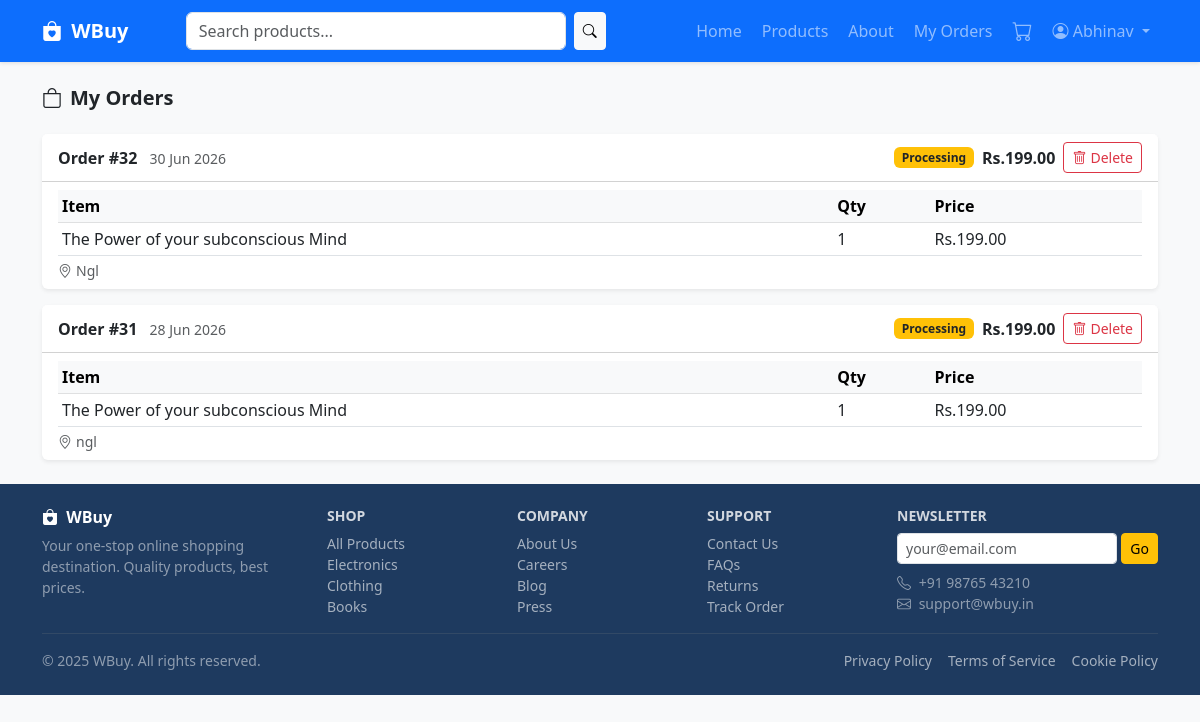
The page /orders/ (signed in) on the database as committed earlier.
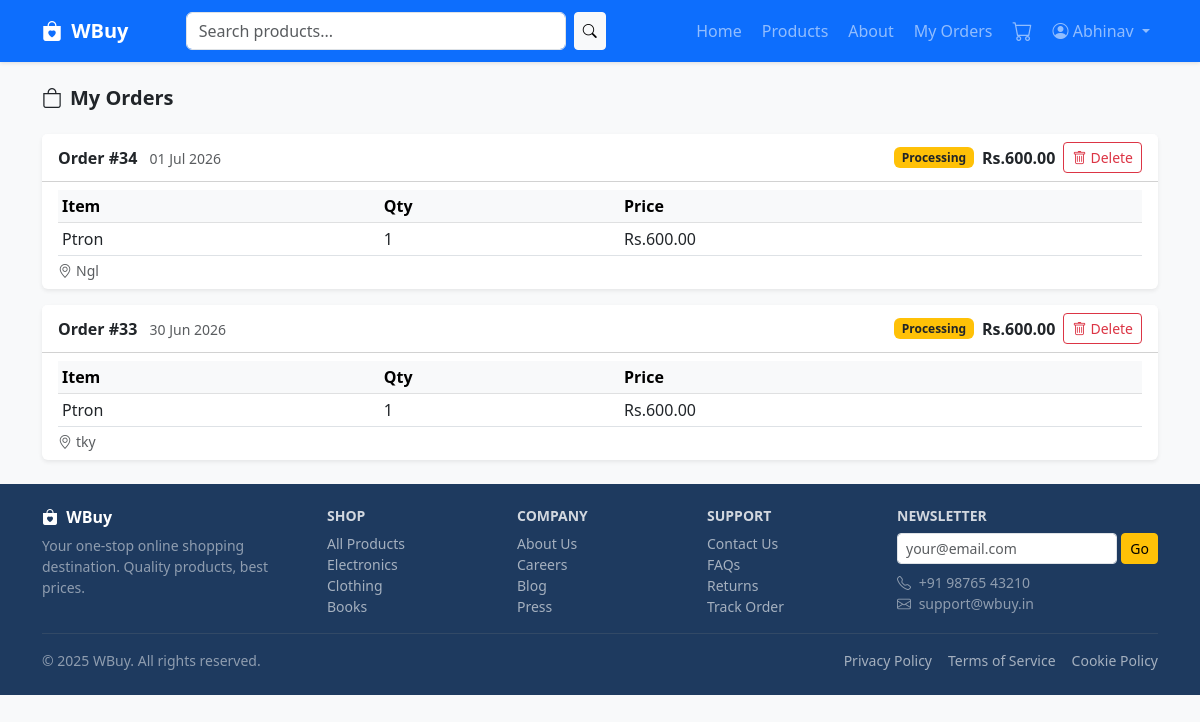
The same page on the database as committed later.
### store/models.py (models this page shows, shortened)
class Order(models.Model):
    STATUS_CHOICES = [
        ('pending',    'Pending'),
        ('processing', 'Processing'),
        ('shipped',    'Shipped'),
        ('delivered',  'Delivered'),
        ('cancelled',  'Cancelled'),
    ]
    user       = models.ForeignKey(User, on_delete=models.CASCADE, related_name='orders')
    email      = models.EmailField(blank=True)
    status     = models.CharField(max_length=20, choices=STATUS_CHOICES, default='pending')
    total      = models.DecimalField(max_digits=10, decimal_places=2, default=0)
    address    = models.TextField(blank=True)
    created_at = models.DateTimeField(auto_now_add=True)
    updated_at = models.DateTimeField(auto_now=True)
    class Meta:
        ordering = ['-created_at']

class OrderItem(models.Model):
    order    = models.ForeignKey(Order, on_delete=models.CASCADE, related_name='items')
    product  = models.ForeignKey(Product, on_delete=models.SET_NULL, null=True)
    name     = models.CharField(max_length=200)
    price    = models.DecimalField(max_digits=10, decimal_places=2)
    quantity = models.PositiveIntegerField(default=1)
    @property
    def subtotal(self):
        return self.price * self.quantity

### store/views.py (the view)
# urls.py: path('orders/',         views.orders,       name='orders'),
@login_required
def orders(request):
    user_orders = Order.objects.filter(user=request.user).prefetch_related('items')
    return render(request, 'orders.html', {'orders': user_orders})

### store/templates/orders.html (shortened to what this page needs)
{% extends 'base.html' %}
{% block content %}
<div class="container my-4">
    <h5 class="fw-bold mb-4"><i class="bi bi-bag me-2"></i>My Orders</h5>
    {% if orders %}
    <div class="d-flex flex-column gap-3">
        {% for order in orders %}
        <div class="card border-0 shadow-sm">
            <div class="card-header bg-white d-flex flex-wrap justify-content-between align-items-center gap-2 py-2">
                <div>
                    <strong>Order #{{ order.id }}</strong>
                    <span class="text-muted small ms-2">{{ order.created_at|date:"d M Y" }}</span>
                </div>
                <div class="d-flex align-items-center gap-2">
                    <span class="badge
                        {% if order.status == 'delivered' %}bg-success
                        {% elif order.status == 'shipped' %}bg-info
                        {% elif order.status == 'cancelled' %}bg-danger
                        {% elif order.status == 'processing' %}bg-warning text-dark
                        {% else %}bg-secondary{% endif %}">
                        {{ order.get_status_display }}
                    </span>
                    <strong>Rs.{{ order.total }}</strong>
                    <form method="POST" action="{% url 'delete_order' order.id %}" class="mb-0">
                        <button type="submit" class="btn btn-outline-danger btn-sm" onclick="return confirm('Delete this order? This will remove it permanently.');">
                            <i class="bi bi-trash me-1"></i>Delete
                        </button>
                    </form>
                </div>
            </div>
            <div class="card-body py-2">
                <table class="table table-sm mb-0">
                    <thead class="table-light">
                        <tr><th>Item</th><th>Qty</th><th>Price</th></tr>
                    </thead>
                    <tbody>
                        {% for item in order.items.all %}
                        <tr>
                            <td>{{ item.name }}</td>
                            <td>{{ item.quantity }}</td>
                            <td>Rs.{{ item.subtotal }}</td>
                        </tr>
                        {% endfor %}
                    </tbody>
                </table>
                {% if order.address %}
                <p class="small text-muted mb-0 mt-1"><i class="bi bi-geo-alt me-1"></i>{{ order.address }}</p>
                {% endif %}
            </div>
        </div>
        {% endfor %}
    </div>
    {% else %}
    <div class="text-center py-5 text-muted">
        <i class="bi bi-bag-x" style="font-size:3rem;"></i>
        <h6 class="mt-2">No orders yet</h6>
        <a href="{% url 'product_list' %}" class="btn btn-primary btn-sm mt-2">Start Shopping</a>
    </div>
    {% endif %}
</div>
{% endblock %}

### store/templates/base.html (shortened to what this page needs)
{% load static %}
<!DOCTYPE html>
<html lang="en">
<head>
    <link href="https://cdn.jsdelivr.net/npm/bootstrap@5.3.0/dist/css/bootstrap.min.css" rel="stylesheet">
    <link href="https://cdn.jsdelivr.net/npm/bootstrap-icons@1.11.0/font/bootstrap-icons.css" rel="stylesheet">
    <link href="{% static 'css/style.css' %}" rel="stylesheet">
</head>
<body>
<nav class="navbar navbar-expand-lg navbar-dark bg-primary">
    <div class="container">
        <a class="navbar-brand fw-bold" href="{% url 'index' %}">
            <i class="bi bi-bag-heart-fill me-1"></i> WBuy
        </a>
        <div class="collapse navbar-collapse" id="nav">
            <form class="d-flex mx-auto" style="max-width:420px; width:100%;" method="GET" action="{% url 'product_list' %}">
                <input class="form-control me-2" type="search" name="q" placeholder="Search products...">
                <button class="btn btn-light btn-sm" type="submit"><i class="bi bi-search"></i></button>
            </form>
            <ul class="navbar-nav ms-auto gap-1 align-items-center">
                <li class="nav-item"><a class="nav-link" href="{% url 'index' %}">Home</a></li>
                <li class="nav-item"><a class="nav-link" href="{% url 'product_list' %}">Products</a></li>
                <li class="nav-item"><a class="nav-link" href="{% url 'about' %}">About</a></li>
                {% if user.is_authenticated %}
                <li class="nav-item"><a class="nav-link" href="{% url 'orders' %}">My Orders</a></li>
                <li class="nav-item">
                    <a class="nav-link position-relative" href="{% url 'cart' %}">
                        <i class="bi bi-cart fs-5"></i>
                    </a>
                </li>
                <li class="nav-item dropdown">
                    <a class="nav-link dropdown-toggle" href="#" data-bs-toggle="dropdown">
                        <i class="bi bi-person-circle"></i> {{ user.username }}
                    </a>
                </li>
                {% endif %}
            </ul>
        </div>
    </div>
</nav>
{% block content %}{% endblock %}
<footer class="footer mt-auto">
    <div class="container py-4">
        <div class="row g-4">
            <div class="col-md-3">
                <h6 class="fw-bold text-white"><i class="bi bi-bag-heart-fill me-1"></i> WBuy</h6>
                <p class="small text-white-50 mb-0">Your one-stop online shopping destination. Quality products, best prices.</p>
            </div>
            <div class="col-md-2">
                <h6 class="fw-bold text-white-75 small text-uppercase">Shop</h6>
                <ul class="list-unstyled small mb-0">
                    <li><a href="{% url 'product_list' %}" class="footer-link">All Products</a></li>
                    <li><a href="{% url 'product_list' %}?category=Electronics" class="footer-link">Electronics</a></li>
                    <li><a href="{% url 'product_list' %}?category=Clothing" class="footer-link">Clothing</a></li>
                    <li><a href="{% url 'product_list' %}?category=Books" class="footer-link">Books</a></li>
                </ul>
            </div>
            <div class="col-md-2">
                <h6 class="fw-bold text-white-75 small text-uppercase">Company</h6>
                <ul class="list-unstyled small mb-0">
                    <li><a href="{% url 'about' %}" class="footer-link">About Us</a></li>
                    <li><a href="#" class="footer-link">Careers</a></li>
                    <li><a href="#" class="footer-link">Blog</a></li>
                    <li><a href="#" class="footer-link">Press</a></li>
                </ul>
            </div>
            <div class="col-md-2">
                <h6 class="fw-bold text-white-75 small text-uppercase">Support</h6>
                <ul class="list-unstyled small mb-0">
                    <li><a href="#" class="footer-link">Contact Us</a></li>
                    <li><a href="#" class="footer-link">FAQs</a></li>
                    <li><a href="#" class="footer-link">Returns</a></li>
                    <li><a href="#" class="footer-link">Track Order</a></li>
                </ul>
            </div>
            <div class="col-md-3">
                <h6 class="fw-bold text-white-75 small text-uppercase">Newsletter</h6>
                <form class="d-flex gap-1">
                    <input class="form-control form-control-sm" type="email" placeholder="your@email.com">
                    <button class="btn btn-warning btn-sm" type="button">Go</button>
                </form>
                <p class="small text-white-50 mt-2 mb-0">
                    <i class="bi bi-telephone me-1"></i> +91 98765 43210<br>
                    <i class="bi bi-envelope me-1"></i> support@wbuy.in
                </p>
            </div>
        </div>
        <hr class="border-secondary mt-3">
        <div class="d-flex flex-wrap justify-content-between align-items-center">
            <p class="small text-white-50 mb-0">&copy; 2025 WBuy. All rights reserved.</p>
            <div class="d-flex gap-3">
                <a href="#" class="footer-link small">Privacy Policy</a>
                <a href="#" class="footer-link small">Terms of Service</a>
                <a href="#" class="footer-link small">Cookie Policy</a>
            </div>
        </div>
    </div>
</footer>
</body>
</html>

### store/static/css/style.css (style rules this page uses)
body { background: #f8f9fa; font-family: "Segoe UI", system-ui, sans-serif; }
.navbar { box-shadow: 0 1px 4px rgba(0,0,0,0.12); }
.footer { background: #1e3a5f; color: rgba(255,255,255,0.8); }
.footer-link { color: rgba(255,255,255,0.6); text-decoration: none; }

Rows that differ between the two databases and show on the page:
removed Order: id "32", created_at "30 Jun 2026", status "Processing", total "199.00", address "Ngl"
removed OrderItem: name "The Power of your subconscious Mind", quantity "1", subtotal "199.00", shown under "32"
removed Order: id "31", created_at "28 Jun 2026", status "Processing", total "199.00", address "ngl"
removed OrderItem: name "The Power of your subconscious Mind", quantity "1", subtotal "199.00", shown under "31"
added Order: id "34", created_at "01 Jul 2026", status "Processing", total "600.00", address "Ngl"
added OrderItem: name "Ptron", quantity "1", subtotal "600.00", shown under "34"
added Order: id "33", created_at "30 Jun 2026", status "Processing", total "600.00", address "tky"
added OrderItem: name "Ptron", quantity "1", subtotal "600.00", shown under "33"
